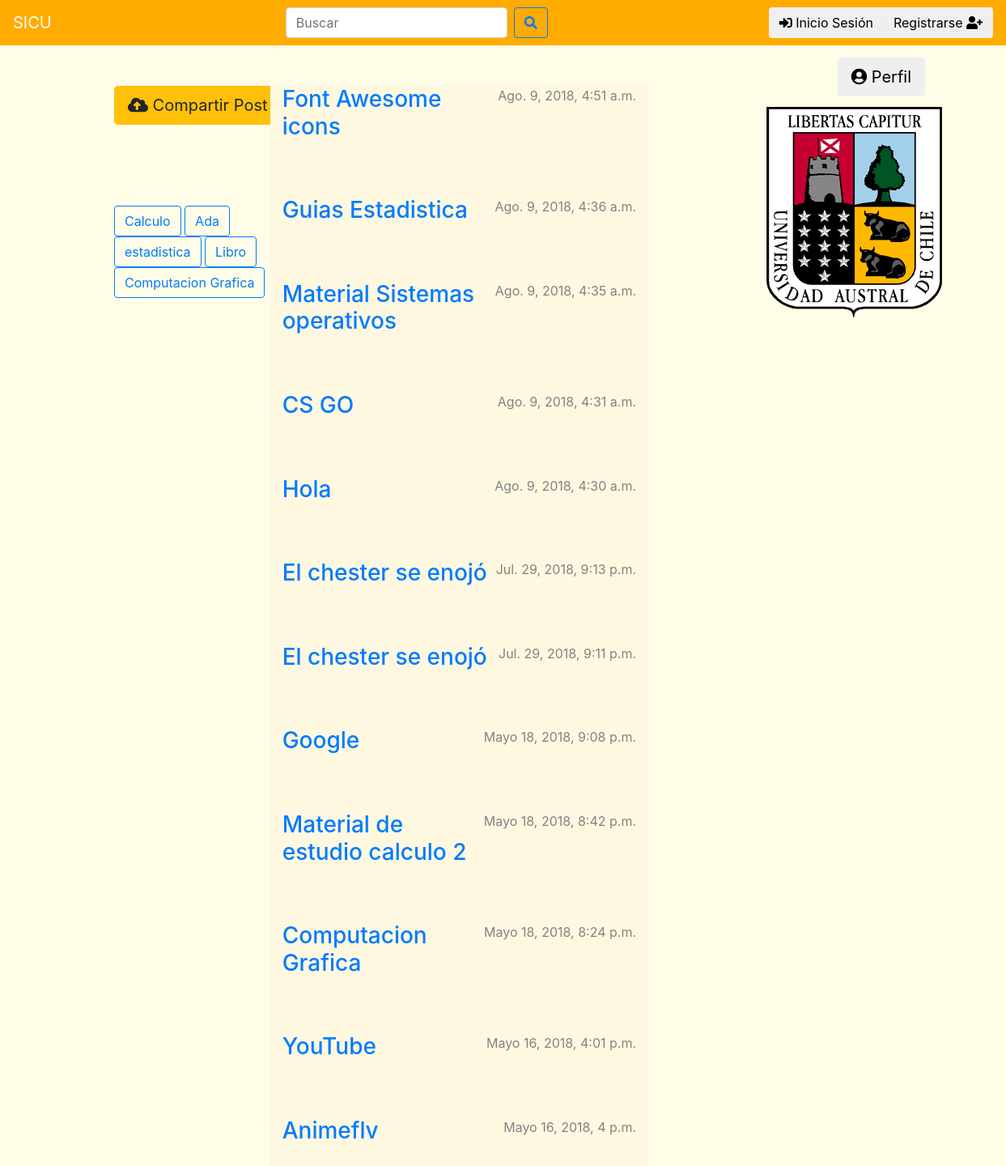
/, run on an earlier commit of the app's database.
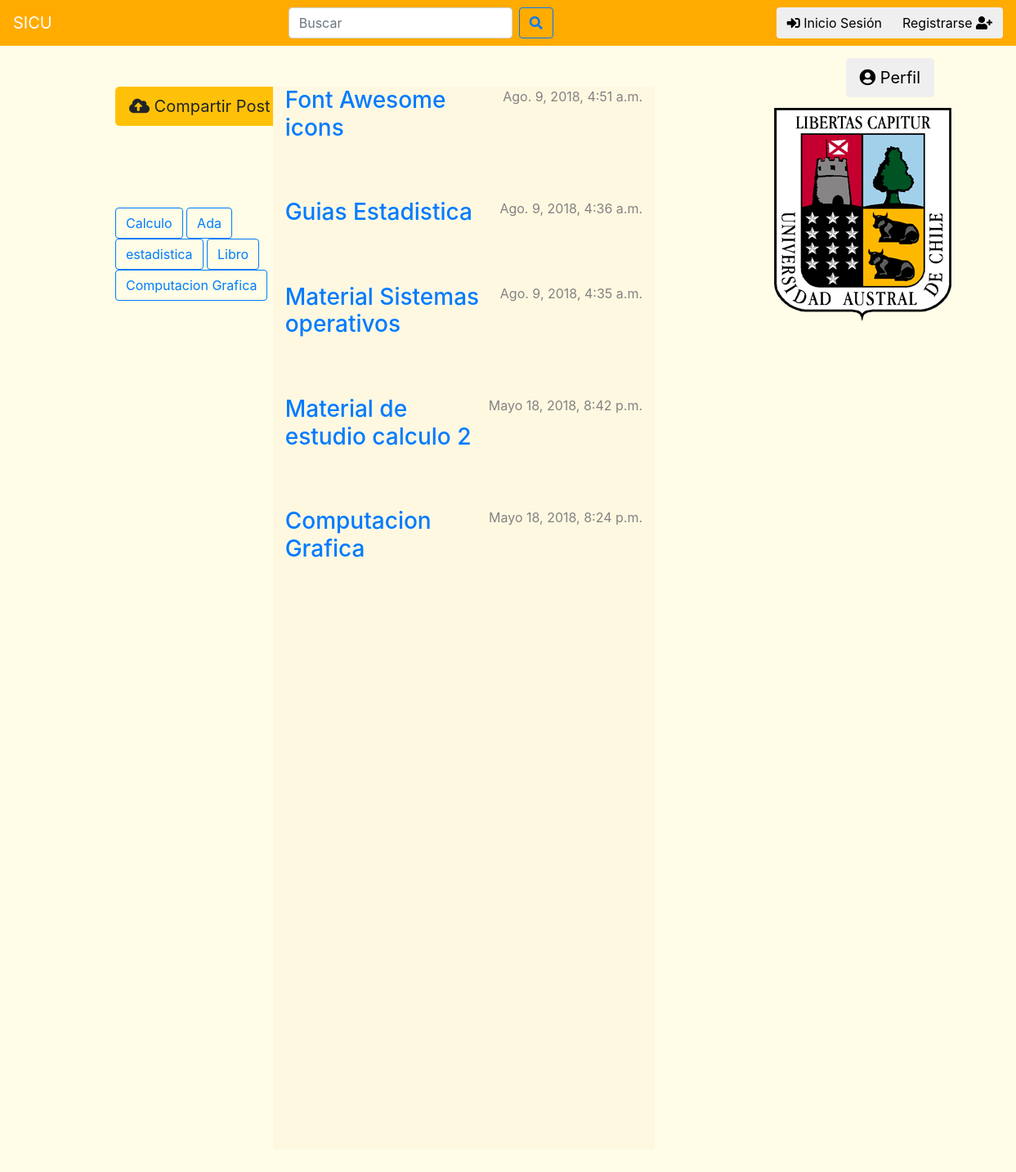
And on a later commit of the database.
### blog/models.py (models this page shows, shortened)
@python_2_unicode_compatible
class Post(models.Model):
    autor = models.CharField(max_length=100)
    titulo = models.CharField(max_length=100)
    descripcion = models.TextField()
    link = models.CharField(max_length=400)
    fecha_creacion = models.DateTimeField(default = timezone.now)

### blog/views.py (the view)
def post_list(request):
    if request.method == 'POST':
        if request.POST.get('tag1')=='calculo':
          posts = reversed(Post.objects.filter(titulo__contains='calculo'))
        elif request.POST.get('tag2')=='ada':
          posts = reversed(Post.objects.filter(titulo__contains='ada'))
        elif request.POST.get('tag3')=='estadistica':
          posts = reversed(Post.objects.filter(titulo__contains='estadistica'))
        elif request.POST.get('tag4')=='libro':
          posts = reversed(Post.objects.filter(titulo__contains='libro'))
        elif request.POST.get('tag5')=='computacion grafica':
          posts = reversed(Post.objects.filter(titulo__contains='computacion grafica'))
        else:
            posts = reversed(Post.objects.filter(titulo__contains=request.POST.get('entrada')))
    else:
    	posts = reversed(Post.objects.filter(fecha_creacion__lte=timezone.now()).order_by('fecha_creacion'))
    return render(request, 'blog/post_list.html', {'posts': posts})

### blog/templates/blog/post_list.html
{% extends 'blog/base.html' %}
 {% block content %}
  {% for post in posts %}
      <div class="post">
          <div class="date">
              {{ post.fecha_creacion }}
          </div>
          <h3><a href="{% url 'post_detail' pk=post.pk %}">{{ post.titulo }}</a></h3>
      </div>
  {% endfor %}
{% endblock %}

What changed in the data, as far as the page shows it:
removed Post: fecha_creacion "Ago. 9, 2018, 4:31 a.m.", titulo "CS GO"
removed Post: fecha_creacion "Ago. 9, 2018, 4:30 a.m.", titulo "Hola"
removed Post: fecha_creacion "Jul. 29, 2018, 9:13 p.m.", titulo "El chester se enojó"
removed Post: fecha_creacion "Jul. 29, 2018, 9:11 p.m.", titulo "El chester se enojó"
removed Post: fecha_creacion "Mayo 18, 2018, 9:08 p.m.", titulo "Google"
removed Post: fecha_creacion "Mayo 16, 2018, 4:01 p.m.", titulo "YouTube"
removed Post: fecha_creacion "Mayo 16, 2018, 4 p.m.", titulo "Animeflv"
